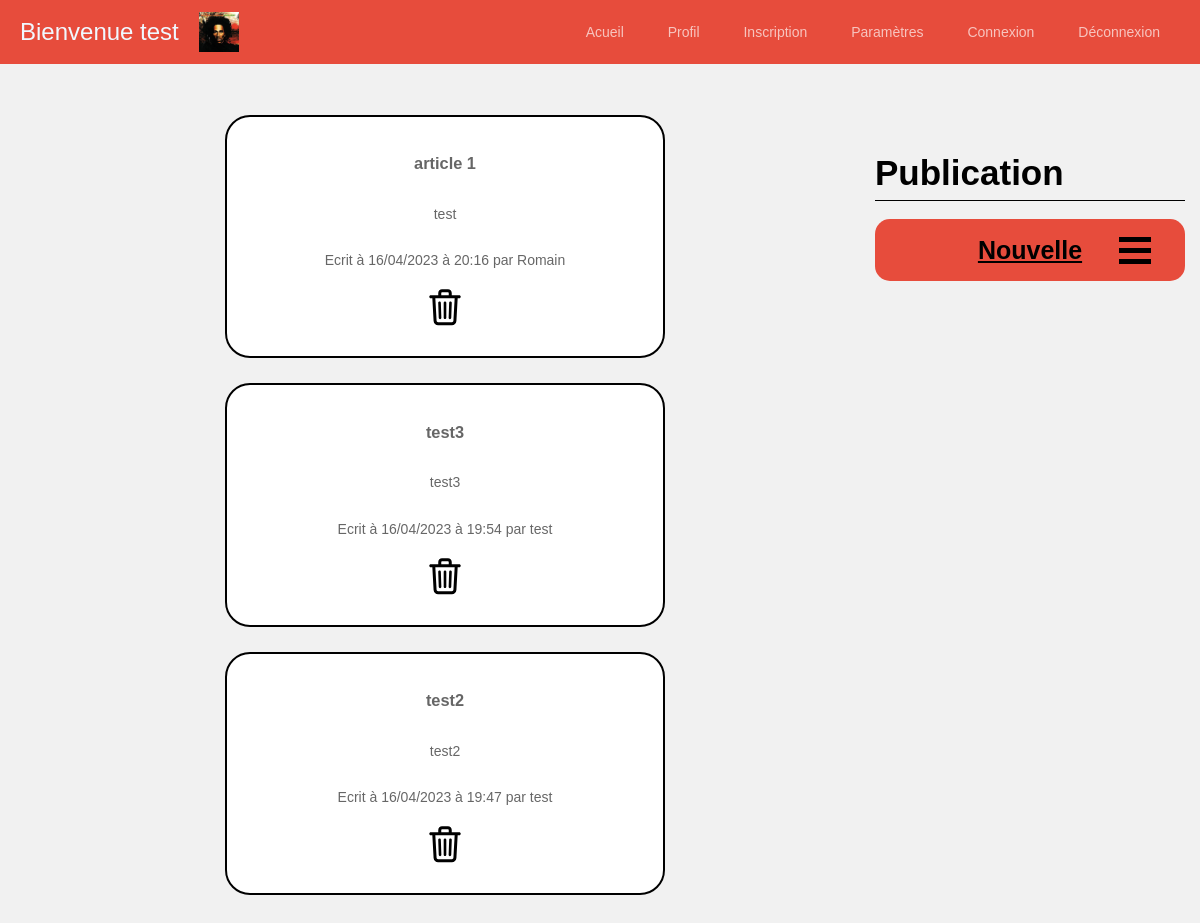
/index.php (signed in), run on the app's committed database.
### tables this page shows
CREATE TABLE `articles` (
  `id` int NOT NULL,
  `titre` varchar(140) NOT NULL,
  `contenu` text NOT NULL,
  `pseudo` varchar(55) DEFAULT NULL,
  `date` datetime NOT NULL
);

### index.php (the view, shortened to what this page needs)
<?php
require_once 'pages/database.php';
$request = $database->prepare("SELECT * FROM articles ORDER BY date DESC");
$request->execute();
$articles = $request->fetchAll(PDO::FETCH_ASSOC);
?>
<!DOCTYPE html>
<html lang="en">
<head>
    <link rel="stylesheet" href="css/style.css">
    <link rel="stylesheet" href="css/anim.css">
</head>
<body>
    <header class="navbar">
        <a href="#" class="navbar-logo" style="display: flex;align-items: center;">
            <p>Bienvenue <?php echo $_SESSION['pseudo'] ?></p>
            <img style="margin-left:20px;" src="<?php echo $_SESSION['avatar'] ?>" width="40px">
        </a>
        <nav class="navbar-nav">
            <a href="#">Acueil</a>
            <a href="#">Profil</a>
            <a href="pages/inscription.php">Inscription</a>
            <a href="#">Paramètres</a>
            <a href="pages/connexion.php">Connexion</a>
            <a href="pages/deconnexion.php">Déconnexion</a>
        </nav>
    </header>
    <div id="menu-burger">
        <div class="bar1"></div>
        <div class="bar2"></div>
        <div class="bar3"></div>
    </div>
    <div class="container site">
        <main class="main">
            <article class="card">
                <header class="card-header card-header-avatar">
                </header>
                <div class="card-body">
                    <?php foreach ($articles as $article): ?>
                        <div class="publication">
                            <h3>
                                <?php echo $article['titre'] ?>
                            </h3>
                            <p>
                                <?php echo $article['contenu'] ?>
                            </p>
                            <p>
                                <?php echo "Ecrit à " . date("d/m/Y", strtotime($article['date'])) .
                                    " à " . date("H:i", strtotime($article['date'])) . " par " . $article['pseudo'] ?>
                            </p>
                            <button class="toggle-panel"><img src="img/icons8-poubelle.svg" alt=""></button>
                        </div>
                    <?php endforeach; ?>
                </div>
            </article>
        </main>
        <aside class="aside">
            <article class="card">
                <header class="card-header card-header-avatar">
                </header>
                <div class="card-body">
                </div>
            </article>
            <div class="sidebar-title">Publication</div>
            <div class="friends-list">
                <a href="pages/publication.php" class="nouvelle">Nouvelle</a>
            </div>
        </aside>
    </div>
</body>
</html>

### css/style.css (style rules this page uses)
*, *::before, *::after { box-sizing: border-box; }
.toggle-panel { background-color: white; border: white; }
.publication { background-color: white; border-radius: 25px; padding: 20px; margin-bottom: 25px; margin-top: 25px; display: flex; align-items: center; flex-direction: column; border: 2px solid black; }
body { background: #f1f1f1; font-family: sans-serif; font-size: 14px; color: rgba(0, 0, 0, 0.6); margin: 0; line-height: 1.3; margin-top: 70px; }
a { color: inherit; }
.navbar { background: #e74c3c; color: aliceblue; position: fixed; width: 100%; top: 0; left: 0; z-index: 9999; }
.navbar a { text-decoration: none; }
.navbar-logo { display:block; text-align: center; font-size: 24px; padding: 11px 0; }
.navbar-nav { text-align: center; padding-bottom: 16px; }
.navbar-nav a { display: inline-block; margin:0 12px; color: rgba(255, 255, 255, 0.67); transition: color 0.3s; }
.container { padding: 0 15px; max-width: 1250px; margin-right: auto; margin-left: auto; }
.site { margin-top: 20px; margin-bottom: 20px; }
.card:last-child { margin-bottom: 0; }
.card-header { padding: 10px; position: relative; }
.card-header-avatar { padding-left: 65px; }
.card-body { padding: 0 10px 30px 10px; }
.sidebar-title { margin-top: 30px; margin-bottom: 18px; color: black; font-size: 35px; font-weight: bold; }
.sidebar-title::after { content: ''; display: block; height: 1px; width: 100%; margin-top: 4px; background: black; }
.nouvelle { background-color: #e74c3c; border-radius: 15px; color: black; font-weight: bold; font-size: 25px; padding: 15px; display: flex; justify-content: center; }
@media only screen and (min-width:500px) { .navbar { display: flex; justify-content:space-between; align-items: center; height: 64px; padding: 0 20px; } }
@media only screen and (min-width:500px) { .navbar-logo, .navbar-nav { padding: 0; } }
@media only screen and (min-width:500px) { .navbar-nav a { margin: 0 20px; } }
@media only screen and (min-width:950px) { .site { display: flex; } }
@media only screen and (min-width:950px) { .main { width: 100%; margin-left: 200px; margin-right: 200px; } }
@media only screen and (min-width:950px) { .aside { flex: none; width: 310px; } }

### css/anim.css (style rules this page uses)
#menu-burger { position: absolute; bottom: 700px; right: 3.5em; display: inline-block; cursor: pointer; transition: opacity 0.5s; }
#menu-burger .bar1, #menu-burger .bar2, #menu-burger .bar3 { width: 32px; height: 5px; background-color: #000; margin: 6px 0; transition: transform 0.4s; }

### data on the page
articles: titre "article 1", contenu "test", date "16/04/2023", date "20:16", pseudo "Romain"
articles: titre "test3", contenu "test3", date "16/04/2023", date "19:54", pseudo "test"
articles: titre "test2", contenu "test2", date "16/04/2023", date "19:47", pseudo "test"

### other printed values
$_SESSION['pseudo'] "test"
